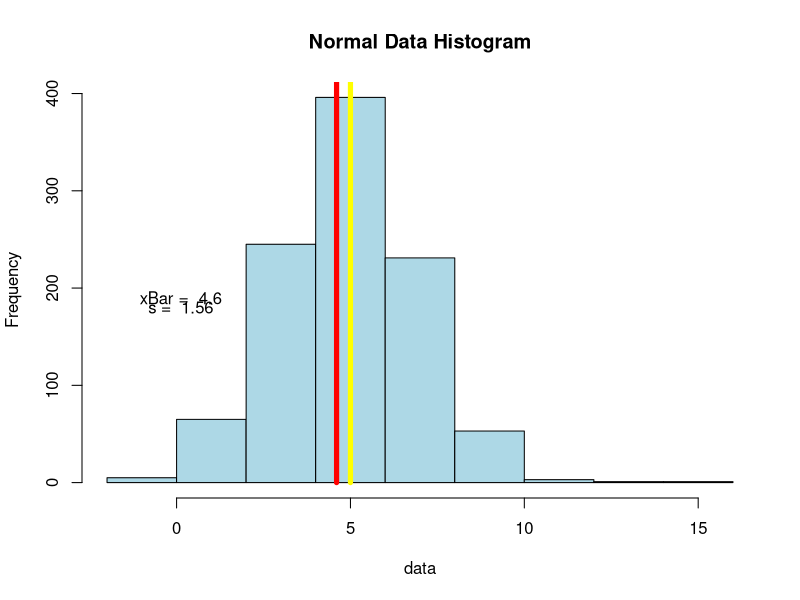

The R script that drew this image:
## ---- chunk 1
n = 1000; mu = 5; sigma = 2
nNumbers <- rnorm(n, mu, sigma)
hist(nNumbers, xlab='data', col='lightblue',main='Normal Data Histogram')
percentage <- 1
samp <- sample(nNumbers, round(percentage*n/100))
xBar <- mean(samp)
s <- sd(samp)
minDataX <- min(nNumbers)+1
maxDataY <- n*.19
lines(c(mu, mu), c(0, 2000),col="yellow",lwd=5)
lines(c(xBar, xBar), c(0, 2000),col="red",lwd=5)   
text(minDataX, maxDataY, paste("xBar = ", round(xBar,2)))
text(minDataX, maxDataY*0.95, paste("s = ", round(s,2)))
